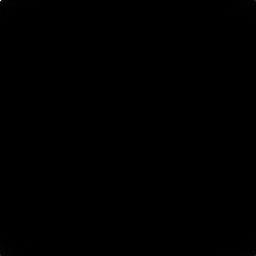
#> input picture Image_Processing/lab-4/code/cameraman.jpg, 256 x 256 px, found by its file name
$ python 'approx svd.py'
#> lines starting #> are read from the running program, lines starting #| are printed output that depends on the picture
# -*- coding: utf-8 -*-
"""
Created on Wed Sep  5 21:22:48 2018

@author: srikant nayak
"""

from PIL import Image
import numpy as np
from matplotlib import pyplot as plt

A = Image.open('D:/ml lab prog/dip/lab 3/cameraman.jpg').convert("L")
#> A is the input picture: PIL image 256x256 L; min 0, max 243, mean 0.1


arr = np.array(A)
u, s, vh = np.linalg.svd(arr)
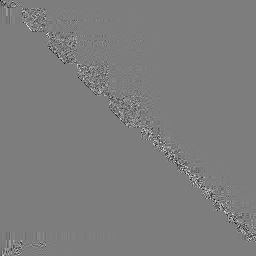
#> u: shape (256, 256) float64; min -0.929, max 0.952, mean -0.000183; drawn with min black and max white
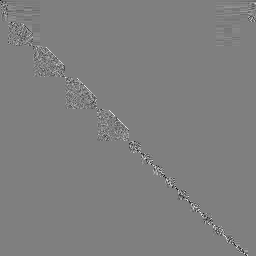
#> vh: shape (256, 256) float64; min -0.982, max 0.989, mean 0.000548; drawn with min black and max white
#> s = 256 values, max 272.6 at index 0, min 2.57e-14 at index 22, mean 1.99


sred = np.array(s[0:100])
#> sred = 100 values, max 272.6 at index 0, min 2.57e-14 at index 22, mean 5.09
ured = np.array(u[0:256, 0:100])
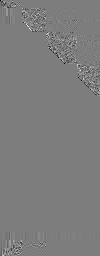
#> ured: shape (256, 100) float64; min -0.929, max 0.952, mean -0.000782; drawn with min black and max white
vred = np.array(vh[0:100, 0:256])
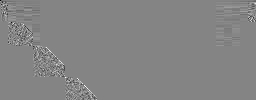
#> vred: shape (100, 256) float64; min -0.942, max 0.87, mean 0.000579; drawn with min black and max white

z = np.zeros((256,256))

for i in range(0,100):
    ui = ured[0:256,0:i]
    vi = vred[0:i,0:256]
    appr = np.matmul(ui,vi)
    z = z + sred[i] * appr
#> this loop made 100 passes
#> pass 3, `appr = np.matmul(ui,vi)`:
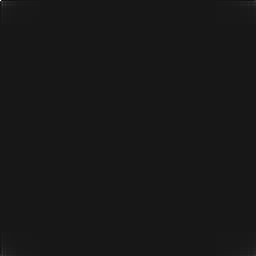
#> appr: shape (256, 256) float64; min -0.0967, max 0.94, mean 0.000512; drawn with min black and max white
#> after the loop:
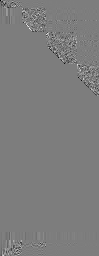
#> ui: shape (256, 99) float64; min -0.929, max 0.952, mean -0.000809; drawn with min black and max white

r_img = Image.fromarray(z)
#> (the run stopped early here; a loop or call above may not have finished)
